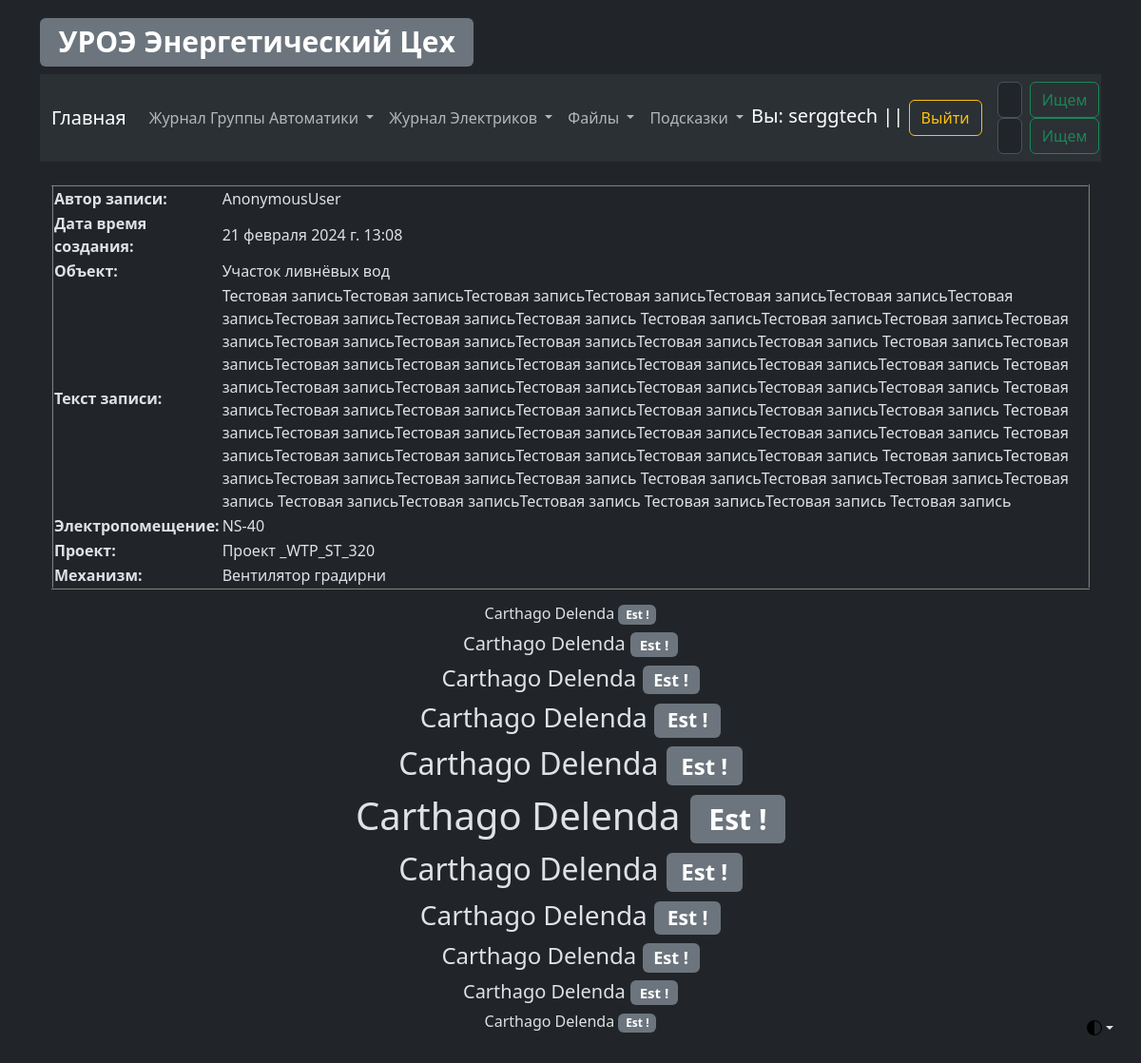
The app's page /as/as_log_view/details/log/1 (signed in) with its own data.
### as/models.py (models this page shows, shortened)
class ASLog(models.Model):
    record_text_title = models.CharField(
        verbose_name="Заголовок записи", max_length=100
    )
    record_text_full = models.TextField(verbose_name="Текст записи", max_length=9999)
    record_author = models.CharField(verbose_name="Автор записи", max_length=100)
    record_change_location_plc = models.BooleanField(
        verbose_name="Изменение в PLC", default=False
    )
    record_change_location_hmi = models.BooleanField(
        verbose_name="Изменение в HMI", default=False
    )
    record_data_create = models.DateTimeField(
        verbose_name="Дата создания записи", auto_now_add=True, editable=False
    )
    record_data_update = models.DateTimeField(
        verbose_name="Дата редактирования записи", auto_now=True, editable=False
    )
    record_object = models.ForeignKey(
        EncObject,
        related_name="as_log_object",
        on_delete=models.CASCADE,
        blank=True,
        verbose_name="Объект",
    )
    record_electrical_room = models.ForeignKey(
        EncElectricalRoom,
        related_name="as_log_electrical_room",
        on_delete=models.CASCADE,
        blank=True,
        verbose_name="Электропомещение",
    )
    record_project = models.ForeignKey(
        EncProject,
        related_name="as_log_project",
        on_delete=models.CASCADE,
        blank=True,
        verbose_name="Проект",
    )
    record_mechanism = models.ForeignKey(
        EncMechanism,
        related_name="as_log_mechanism",
        on_delete=models.CASCADE,
        blank=True,
        verbose_name="Механизм",
    )
    class Meta:
        verbose_name = "Запись Simatic"
        verbose_name_plural = "Записи Simatic"

### Enc_object/models.py (models this page shows, shortened)
class EncObject(models.Model):
    title = models.CharField(verbose_name="Объект", max_length=100)
    title_description = models.CharField(
        verbose_name="Описание объекта", max_length=100
    )
    slug = models.SlugField(max_length=50, unique=True)
    def __str__(self):
        return f"{self.title}"
    class Meta:
        verbose_name = "Объект"
        verbose_name_plural = "Объекты"

class EncElectricalRoom(models.Model):
    title = models.CharField(verbose_name="Электропомещение", max_length=100)
    title_description = models.CharField(
        verbose_name="Описание Электропомещения", max_length=100
    )
    slug = models.SlugField(max_length=50, unique=True)
    def __str__(self):
        return f"{self.title}"
    class Meta:
        verbose_name = "Электропомещение"
        verbose_name_plural = "Электропомещения"

class EncProject(models.Model):
    title = models.CharField(verbose_name="Проект", max_length=100)
    title_description = models.CharField(
        verbose_name="Описание проекта", max_length=100
    )
    slug = models.SlugField(max_length=50, unique=True)
    def __str__(self):
        return f"{self.title}"
    class Meta:
        verbose_name = "Проект"
        verbose_name_plural = "Проекты"

class EncMechanism(models.Model):
    title = models.CharField(verbose_name="Механизм", max_length=100)
    title_description = models.CharField(
        verbose_name="Описание механизма", max_length=100
    )
    slug = models.SlugField(max_length=50, unique=True)
    def __str__(self):
        return f"{self.title}"
    class Meta:
        verbose_name = "Механизм"
        verbose_name_plural = "Механизмы"

### as/views.py (the view)
class ASLogViewDetails(DetailView):
    model = ASLog
    context_object_name = "log_view_details"

### as/templates/as/aslog_detail.html (shortened to what this page needs)
{% extends 'template_0.html' %}
{% block ASLogViewDetails %}
<table align="center" border="2px" width="100%">
    <tr>
        <th>Автор записи:</th>
        <td>{{ log_view_details.record_author }}</td>
    </tr>
    <tr>
        <th>Дата время создания:</th>
        <td>{{ log_view_details.record_data_create }}</td>
    </tr>
    <tr>
        <th>Объект:</th>
        <td>{{ log_view_details.record_object }}</td>
    </tr>
    <tr>
        <th>Текст записи:</th>
        <td>
            <div id="record_text_full">{{ log_view_details.record_text_full }}
            </div>
        </td>
    </tr>
    <tr>
        <th>Электропомещение:</th>
        <td>{{ log_view_details.record_electrical_room }}</td>
    </tr>
    <tr>
        <th>Проект:</th>
        <td>{{ log_view_details.record_project }}</td>
    </tr>
    <tr>
        <th>Механизм:</th>
        <td>{{ log_view_details.record_mechanism }}</td>
    </tr>
</table>
{% endblock %}

### templates/template_0.html (shortened to what this page needs)
{% load static %}
<!DOCTYPE html>
<html data-bs-theme="dark" lang="en">
<head>
    <link href="{% static 'css/bootstrap.min.css' %}" rel="stylesheet">
</head>
<body class="p-3 m-0 border-0 bd-example m-0 border-0">
<div class="dropdown position-fixed bottom-0 end-0 mb-3 me-3 bd-mode-toggle">
    <button aria-expanded="false"
            aria-label="Toggle theme (auto)"
            class="btn btn-bd-primary py-2 dropdown-toggle d-flex align-items-center"
            data-bs-toggle="dropdown"
            id="bd-theme"
            type="button">
        <svg class="bi my-1 theme-icon-active" height="1em" width="1em">
            <use href="#circle-half"></use>
        </svg>
    </button>
</div>
<main class="container">
    <a href="{% url 'main_page' %}"><h1><span class="badge bg-secondary">УРОЭ Энергетический Цех</span></h1></a>
    <nav class="navbar navbar-expand-lg bg-body-tertiary">
        <div class="container-fluid">
            <a class="navbar-brand" href="{% url 'main_page' %}">Главная</a>
            <div class="collapse navbar-collapse" id="navbarSupportedContent">
                <ul class="navbar-nav me-auto mb-2 mb-lg-0">
                    <li class="nav-item dropdown">
                        <a aria-expanded="false" class="nav-link dropdown-toggle" data-bs-toggle="dropdown" href="#"
                           role="button">
                            Журнал Группы Автоматики
                        </a>
                    </li>
                    <li class="nav-item dropdown">
                        <a aria-expanded="false" class="nav-link dropdown-toggle" data-bs-toggle="dropdown" href="#"
                           role="button">
                            Журнал Электриков
                        </a>
                    </li>
                    <li class="nav-item dropdown">
                        <a aria-expanded="false" class="nav-link dropdown-toggle" data-bs-toggle="dropdown" href="#"
                           role="button">
                            Файлы
                        </a>
                    </li>
                    <li class="nav-item dropdown">
                        <a aria-expanded="false" class="nav-link dropdown-toggle" data-bs-toggle="dropdown" href="#"
                           role="button">
                            Подсказки
                        </a>
                    </li>
                </ul>
                <div>
                    {% if request.user.is_authenticated %}
                    <div class="navbar-brand">
                        Вы: {{ request.user }} || <a class="btn btn-outline-warning"
                                                     href="{% url 'logout' %}">Выйти</a>
                    </div>
                    {% else %}
                    <div class="navbar-brand">
                        Вы: Гость || <a class="btn btn-outline-danger"
                                        href="{% url 'login' %}">Войти</a>
                    </div>
                    {% endif %}
                </div>
                <div>
                    <form action="{% url 'as_search_results' %}" class="d-flex" method="get" role="search">
                        <input aria-label="Search" class="form-control me-2" name="search" placeholder="Автоматчики"
                               type="search">
                        <button class="btn btn-outline-success" type="submit">Ищем</button>
                    </form>
                    <form action="{% url 'elc_search_results' %}" class="d-flex" method="get" role="search">
                        <input aria-label="Search" class="form-control me-2" name="search" placeholder="Электрики"
                               type="search">
                        <button class="btn btn-outline-success" type="submit">Ищем</button>
                    </form>
                </div>
            </div>
        </div>
    </nav>
    <div class="container">
        <br>
        {% if request.user.is_authenticated %}
        {% block ASLogViewDetails %} {% endblock %}
        {% else %}
        {% block user_login %} {% endblock %}
        {% endif %}
        <div align="center" data-width="100%">
            <p>
            <h6>Carthago Delenda <span class="badge bg-secondary">Est !</span></h6>
            <h5>Carthago Delenda <span class="badge bg-secondary">Est !</span></h5>
            <h4>Carthago Delenda <span class="badge bg-secondary">Est !</span></h4>
            <h3>Carthago Delenda <span class="badge bg-secondary">Est !</span></h3>
            <h2>Carthago Delenda <span class="badge bg-secondary">Est !</span></h2>
            <h1>Carthago Delenda <span class="badge bg-secondary">Est !</span></h1>
            <h2>Carthago Delenda <span class="badge bg-secondary">Est !</span></h2>
            <h3>Carthago Delenda <span class="badge bg-secondary">Est !</span></h3>
            <h4>Carthago Delenda <span class="badge bg-secondary">Est !</span></h4>
            <h5>Carthago Delenda <span class="badge bg-secondary">Est !</span></h5>
            <h6>Carthago Delenda <span class="badge bg-secondary">Est !</span></h6>
            </p>
        </div>
    </div>
</main>
</body>
</html>

### records on screen
ASLog: record_author "AnonymousUser", record_data_create "21 февраля 2024 г. 13:08", record_object "Участок ливнёвых вод", record_text_full "Тестовая записьТестовая записьТестовая записьТестовая записьТестовая записьТестовая записьТестовая записьТестовая записьТестовая записьТестовая запись Тестовая записьТестовая записьТестовая записьТестовая записьТестовая записьТестовая записьТестовая записьТестовая записьТестовая запись Тестовая записьТестовая записьТестовая записьТестовая записьТестовая записьТестовая записьТестовая записьТестовая запись Тестовая записьТестовая записьТестовая записьТестовая записьТестовая записьТестовая записьТестовая запись Тестовая записьТестовая записьТестовая записьТестовая записьТестовая записьТестовая записьТестовая запись Тестовая записьТестовая записьТестовая записьТестовая записьТестовая…", record_electrical_room "NS-40", record_project "Проект _WTP_ST_320", record_mechanism "Вентилятор градирни"

### other values on screen
{{ request.user }} "serggtech"
